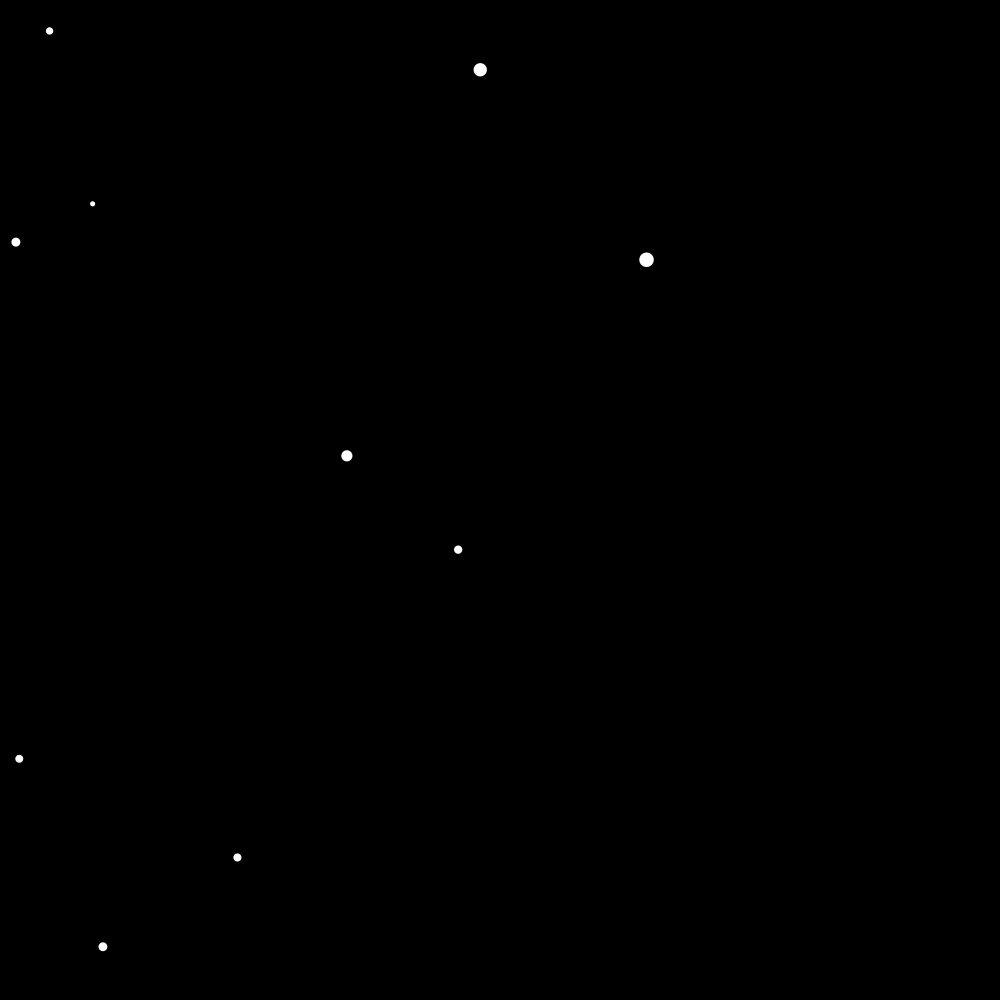
Frame 1 (no input)
Frame 60 (the mouse pressed at the canvas centre just before this capture): blank canvas, image omitted
Frame 120 (the mouse held since frame 60 and released just before this capture): blank canvas, image omitted

The Processing sketch that drew this single still picture (run headless with seeded random() and noise(); from frame 60 on, the mouse is pressed at the canvas centre):

// Processing sketch: MouseFf
// ── MouseFf.pde
FF[][] ffs;
Particle[] particles;
int noParticles = 10;

void setup(){
  size (1000, 1000);
  // colorMode(HSB,PI,100,100);
  ffs = new FF[width][height];
  for (int x = 0; x < width; x++){
    for (int y = 0; y < height; y++){
      ffs[x][y] = new FF(x, y);
    }
  }
  
  particles = new Particle[noParticles];
  for (int i = 0; i < noParticles; i++){
    particles[i] = new Particle();
  }
}

void draw() {
  background(0);
  loadPixels();
  for (int x = 0; x < width; x++){
    for (int y = 0; y < height; y++){
      
      ffs[x][y].update();
      //ffs[x][y].show();
    }
  }
  updatePixels();
  
  for (Particle p : particles){
    p.checkEdges();
    p.move(ffs[floor(p.loc.x)][floor(p.loc.y)].force);
      for (Particle q : particles){
        if (p != q){
          Particle old_q = new Particle();
          q.copy(old_q);
          q.checkCollision(p);
          p.checkCollision(old_q);
        }
      }
    
    
    p.show();
  }
}

class FF{
  PVector loc;
  PVector force;
  PVector mouse;
  
  FF(float x_, float y_){
    loc = new PVector (x_, y_);
    force = new PVector(0,0);
    rectMode(CENTER);
    
  }
  
  void update(){
    mouse = new PVector(mouseX, mouseY);
    force = PVector.sub(mouse, loc);
    force.x /= width;
    force.y /= height;
  }
  
  void show(){
    //noStroke();
    float angle = force.heading()/2;
    if (sin(force.heading()) < 0){
      angle += PI;
    }
    
    //fill(angle, force.mag()*100, 100);
    //rect(loc.x - cellWidth/2, loc.y - cellWidth/2, cellWidth, cellWidth);
    int pix = floor(loc.x) + width * floor(loc.y);
    
    pixels[pix] = color(angle, force.mag()*100, 100);
  }
  
}

class Particle{
  PVector loc;
  PVector vel;
  PVector acc;
  float topSpeed;
  float radius;
  float friction;
  float mass;
  
  Particle(){
    loc = new PVector(random(width),random(height));
    vel = new PVector(0,0);//new PVector(random(10), random(10));
    acc = new PVector(0,0);
    mass = random(5, 15);
    topSpeed = 20;
    radius = mass;
    friction = 0.999;
  }
  
  void move(PVector force){
    acc = force.div(mass).mult(1);
    vel.add(acc);
    vel.limit(topSpeed);
    vel.mult(friction);
    loc.add(vel);
  }  
  
  void checkCollision(Particle other){
    float diffSq = PVector.sub(loc,other.loc).magSq();
    if (diffSq < (radius + other.radius) * (radius + other.radius)*0.99){
      float multi = 2 * other.mass/(mass + other.mass) * PVector.dot(PVector.sub(vel, other.vel), PVector.sub(loc, other.loc)) / diffSq;
      vel = PVector.sub(vel, PVector.sub(loc, other.loc).mult(multi));
      loc.add(vel) ;
    }
  }
  
  void checkEdges() {
    if (loc.x > width - radius){
      vel.x = - vel.x;
      loc.x = width - radius;
    }
      
    if (loc.x < radius){
      vel.x = - vel.x;
      loc.x = radius;
    }
    
    if (loc.y > height - radius){
      vel.y = - vel.y;
      loc.y = height - radius;
    }
      
    if (loc.y < radius){
      vel.y = - vel.y;
      loc.y = radius;
    }
  }
  
  void copy(Particle copied){
    copied.loc = loc;
    copied.vel = vel;
    copied.acc = acc;
    copied.topSpeed = topSpeed;
    copied.radius = radius;
    copied.friction = friction;
    copied.mass = mass;
  }
  
  void show(){
    noStroke();
    fill(255);
    ellipse(loc.x, loc.y, radius, radius);
  }
}
